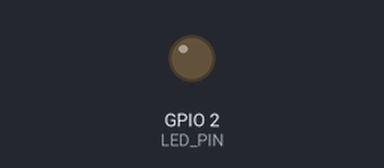
Recording of a sketch running on a simulated ESP32. Parts: output pins drawn as LEDs (lit = HIGH). Dashed ring = blinking. What the sketch prints to the serial monitor is not drawn.

Above: at 0.5 s.
At 2.2 s:
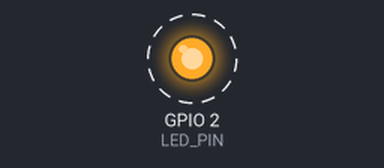
Timing chart, 0 to 3.0 s (numbered marks = the images above):
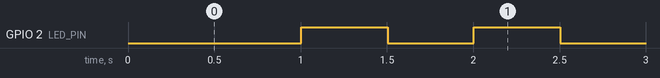

Measured:
- by itself, GPIO 2 (LED_PIN): alternates HIGH for 0.50 s and LOW for 0.50 s

The sketch:

Timers.ino
```cpp
// Basic timer implementation

bool timerFlag = false;
hw_timer_t * timer = NULL;

#define LED_PIN 2

//hw_timer_t * timerBegin(uint32_t frequency);
// function call by the timer interruption
// void IRAM_ATTR onTimer()
// void ARDUINO_ISR_ATTR onTimer()

void ARDUINO_ISR_ATTR onTimer() {
    timerFlag = true;
}

void setup() {

  // put your setup code here, to run once:
  Serial.begin(115200); // baud rate: 9600 -> 115200
  Serial.println("[setup] Start...");

  pinMode(LED_PIN, OUTPUT);

  // Timer initialisation at a frequency of 1 MHz (1 µs per tick)
  timer = timerBegin(100000);
  if (timer == NULL) {
    Serial.println("[setup] Error with the start of the timer");
    while (1);
  }

  // Attaches the interrupt function to the timer
  timerAttachInterrupt(timer, &onTimer);

  // Start of the timer
  timerAlarm(timer, 100000, true, 0);
}

void loop() {
  // put your main code here, to run repeatedly:

  if(timerFlag == true){
    Serial.print("[loop] timerFlage: ");
    Serial.println(timerFlag);

    digitalWrite(LED_PIN, HIGH);
    delay(500);
    timerFlag = false;

    // Formatting numbers
    //Serial.println(75, BIN);     // Outputs: 1001011
    //Serial.println(12.3456, 3);  // Outputs: 12.346 (rounds to 3 decimal places)
  }else {
    digitalWrite(LED_PIN, LOW);
    //delay(1000);
    Serial.println("[loop] timerFlage not updated in timer callback.");
  }
}
```
